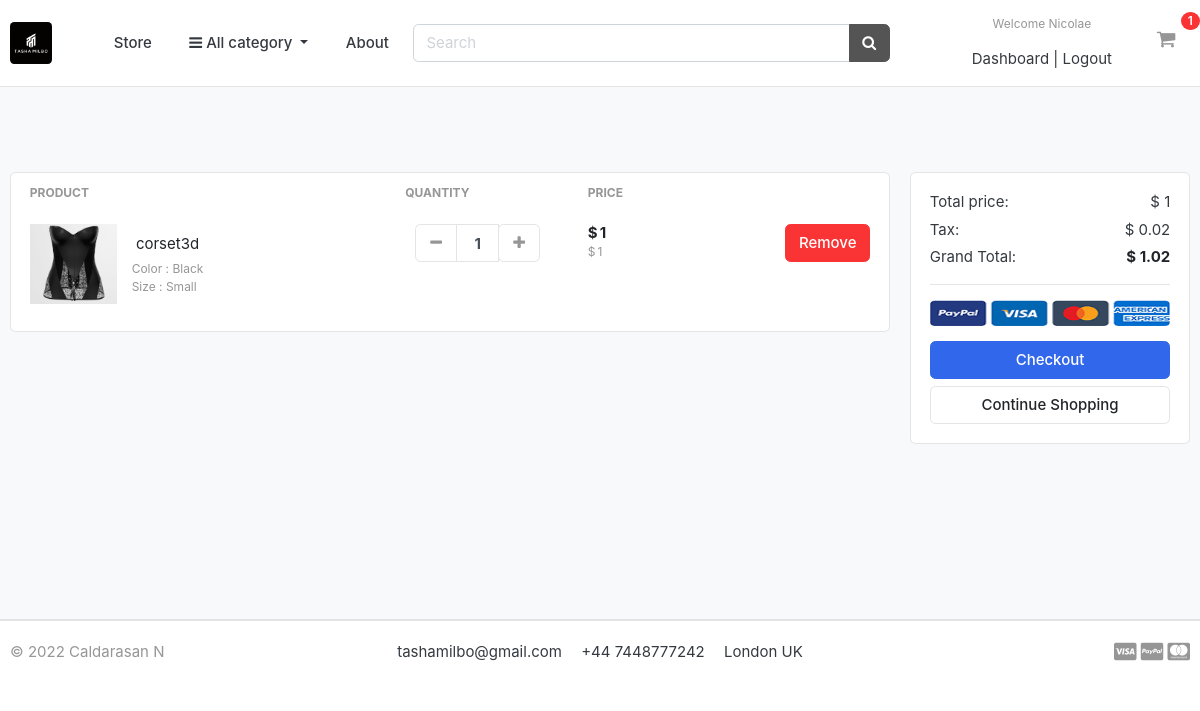
The app's page /cart/ (signed in), older data.
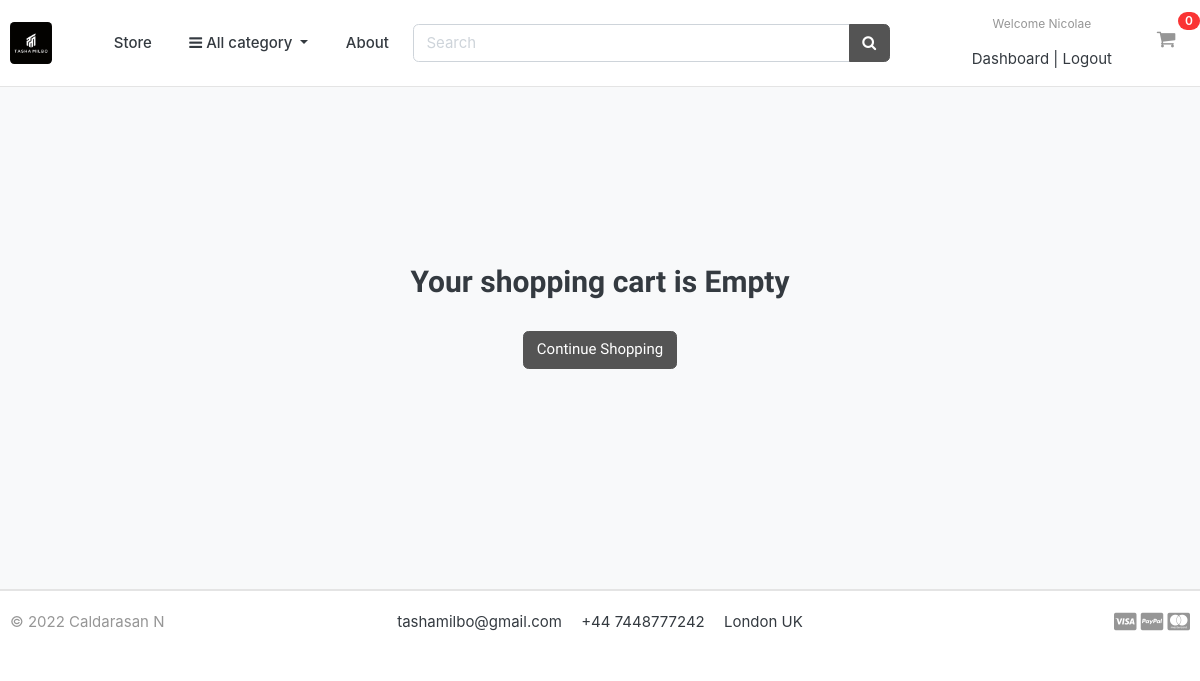
The same page, newer data.
### carts/models.py (models this page shows, shortened)
class CartItem(models.Model):
    user = models.ForeignKey(Account, on_delete=models.CASCADE, null=True)
    product = models.ForeignKey(Product, on_delete=models.CASCADE)
    variations = models.ManyToManyField(Variation, blank=True)
    cart = models.ForeignKey(Cart, on_delete=models.CASCADE, null=True)
    quantity = models.IntegerField()
    is_active = models.BooleanField(default=True)
    def sub_total(self):
        return self.product.price * self.quantity

### store/models.py (models this page shows, shortened)
class Product(models.Model):
    product_name = models.CharField(max_length=200, unique=True)
    slug = models.SlugField(max_length=200, unique=True)
    description = models.TextField(max_length=500, blank=True)
    price = models.IntegerField()
    images = models.ImageField(upload_to='photos/products')
    stock = models.IntegerField()
    is_available = models.BooleanField(default=True)
    category = models.ForeignKey(Category, on_delete=models.CASCADE)
    created_date = models.DateTimeField(auto_now_add=True)
    modified_date = models.DateTimeField(auto_now=True)
    def get_url(self):
        return reverse('product_detail', args=[self.category.slug, self.slug])

class Variation(models.Model):
    product = models.ForeignKey(Product, on_delete=models.CASCADE)
    variation_category = models.CharField(max_length=100, choices=variation_category_choice)
    variation_value = models.CharField(max_length=100)
    is_active = models.BooleanField(default=True)
    created_date = models.DateTimeField(auto_now=True)
    objects = VariationManager()

### carts/views.py (the view)
# urls.py: path('', views.cart, name='cart'),
def cart(request, total=0, quantity=0, cart_items=None):
    try:
        tax = 0
        grand_total = 0
        if request.user.is_authenticated:
            cart_items = CartItem.objects.filter(user=request.user, is_active=True)
        else:
            cart = Cart.objects.get(cart_id=_cart_id(request))
            cart_items = CartItem.objects.filter(cart=cart, is_active=True)
        for cart_item in cart_items:
            total += (cart_item.product.price * cart_item.quantity)
            quantity += cart_item.quantity
        tax = (2 * total)/100
        grand_total = total + tax
    except ObjectDoesNotExist:
        pass
    context = {
        'total': total,
        'quantity': quantity,
        'cart_items': cart_items,
        'tax': tax,
        'grand_total': grand_total,
    }
    return render(request, 'store/cart.html', context)

### carts/context_processors.py (called while the page is built)
def counter(request):
    cart_count = 0
    if 'admin' in request.path:
        return {}
    else:
        try:
            cart = Cart.objects.filter(cart_id=_cart_id(request))
            if request.user.is_authenticated:
                cart_items = CartItem.objects.all().filter(user=request.user)
            else:
                cart_items = CartItem.objects.all().filter(cart=cart[:1])
            for cart_item in cart_items:
                cart_count += cart_item.quantity
        except Cart.DoesNotExist:
            cart_count = 0
    return dict(cart_count=cart_count)

### carts/views.py (called while the page is built)
def _cart_id(request):
    cart = request.session.session_key
    if not cart:
        cart = request.session.create()
    return cart

### category/context_processors.py (called while the page is built)
def menu_links(request):
    links = Category.objects.all()
    return dict(links=links)

### category/models.py (called while the page is built)
    def get_url(self):
        return reverse('products_by_category', args=[self.slug])

### templates/store/cart.html (shortened to what the changed rows need)
{% extends 'base.html' %}
{% load static %}
{% block content %}
<section class="section-content padding-y bg">
    <div class="container">
    {% if not cart_items %}
    <br> <br> <br> <br> <br> <br>
     <h2 class="text-center">Your shopping cart is Empty</h2>
     <br>
     <div class="text-center">
        <a href="{% url 'store' %}" class="btn btn-secondary">Continue Shopping</a>
     </div>
     <br> <br>
    {% else %}
    <br> <br>
    <div class="row">
        <aside class="col-lg-9">
    <div class="card">
    <table class="table table-borderless table-shopping-cart">
    <thead class="text-muted">
    <tr class="small text-uppercase">
      <th scope="col">Product</th>
      <th scope="col" width="120">Quantity</th>
      <th scope="col" width="120">Price</th>
      <th scope="col" class="text-right" width="200"> </th>
    </tr>
    </thead>
    <tbody>
    {% for cart_item in cart_items %}
    <tr>
        <td>
            <figure class="itemside align-items-center">
                <div class="aside"><img src="{{cart_item.product.images.url}}" class="img-sm"></div>
                <figcaption class="info">
                    <a href="{{ cart_item.product.get_url }}" class="title text-dark">{{cart_item.product.product_name}}</a>
                    <p class="text-muted small">
                        {% if cart_item.variations.all %}
                            {% for item in cart_item.variations.all %}
                             {{ item.variation_category | capfirst }} : {{ item.variation_value | capfirst }} <br>
                             {% endfor %}
                        {% endif %}
                    </p>
                </figcaption>
            </figure>
        </td>
        <td>
                        <div class="col">
                            <div class="input-group input-spinner">
                                <div class="input-group-prepend">
                                <a href="{% url 'remove_cart' cart_item.product.id cart_item.id %}" class="btn btn-light" type="button" id="button-plus"> <i class="fa fa-minus"></i> </a>
                                </div>
                                <input type="text" class="form-control"  value="{{cart_item.quantity}}">
                                <div class="input-group-append">
                                    <form action="{% url 'add_cart' cart_item.product.id %}"method="POST">
                                        <button class="btn btn-light" type="submit" id="button-minus"> <i class="fa fa-plus"></i> </button>
                                    </form>
                            </div>
                            </div>
                        </div>
        </td>
        <td>
            <div class="price-wrap">
                <var class="price">$ {{cart_item.sub_total}} </var>
                <small class="text-muted"> $ {{cart_item.product.price}} </small>
            </div>
        </td>
        <td class="text-right">
        <a href="{% url 'remove_cart_item' cart_item.product.id cart_item.id %}" onclick="return confirm('Are you sure you want to delete this item?')" class="btn btn-danger"> Remove</a>
        </td>
    </tr>
   {% endfor %}
    </tbody>
    </table>
    </div>
        </aside>
        <aside class="col-lg-3">
            <div class="card">
            <div class="card-body">
                <dl class="dlist-align">
                  <dt>Total price:</dt>
                  <dd class="text-right">$ {{total}} </dd>
                </dl>
                <dl class="dlist-align">
                  <dt>Tax:</dt>
                  <dd class="text-right">$ {{tax}} </dd>
                </dl>
                <dl class="dlist-align">
                  <dt>Grand Total:</dt>
                  <dd class="text-right text-dark b"><strong>$ {{grand_total}} </strong></dd>
                </dl>
                <hr>
                <p class="text-center mb-3">
                    <img src="{% static './images/misc/payments.png' %}" height="26">
                </p>
                <a href="{% url 'checkout' %}" class="btn btn-primary btn-block"> Checkout </a>
                <a href="{% url 'store' %}" class="btn btn-light btn-block">Continue Shopping</a>
            </div>
            </div>
    </aside>
    </div>
    {% endif %}
    <br> <br> <br> <br> <br> <br>
    </div>
    </section>
{% endblock %}

### templates/includes/navbar.html (shortened to what this page needs)
{% load static %}
<header class="section-header">
    <section class="header-main border-bottom">
        <div class="container">
    <div class="row align-items-center">
        <div class="col-lg-1 col-md-3 col-6">
            <a href="{% url 'home' %}" class="brand-wrap">
                <img class="logo" src="{% static './images/logo.ico' %}">
            </a>
        </div>
        <a href="{% url 'store' %}" class="btn btn-transparent">Store</a>
        <div class="col-lg col-sm col-md col-6 flex-grow-0">
            <div class="category-wrap dropdown d-inline-block float-right">
                <button type="button" class="btn btn-transparent dropdown-toggle" data-toggle="dropdown">
                    <i class="fa fa-bars"></i> All category
                </button>
            </div>
        </div>
        <a href="{% url 'about' %}" class="btn btn-transparent">About</a>
        <div class="col-lg col-md-6 col-sm-12 col">
            <form action="{% url 'search' %}" class="search" method="GET">
                <div class="input-group w-100">
                    <input type="text" class="form-control" style="width:60%;" placeholder="Search" name="keyword">
                    <div class="input-group-append">
                      <button class="btn btn-secondary" type="submit">
                        <i class="fa fa-search"></i>
                      </button>
                    </div>
                </div>
            </form>
        </div>
        <div class="col-lg-3 col-sm-6 col-8 order-2 order-lg-3">
                    <div class="d-flex justify-content-end mb-3 mb-lg-0">
                        {% if user.id is None %}
                            <div class="widget-header">
                                <small class="title text-muted">Welcome guest!</small>
                                <div>
                                    <a href="{% url 'login' %}">Sign in</a> <span class="dark-transp"> | </span>
                                    <a href="{% url 'register' %}"> Register</a>
                                </div>
                            </div>
                        {% else %}
                        <div class="widget-header">
                            <small class="title text-muted">Welcome {{user.first_name}}</small>
                            <div>
                                <a href="{% url 'dashboard' %}">Dashboard</a> <span class="dark-transp"> | </span>
                                <a href="{% url 'logout' %}"> Logout</a>
                            </div>
                        </div>
                        {% endif %}
                        <a href="{% url 'cart' %}" class="widget-header pl-3 ml-3">
                            <div class="icon icon-sm"><i class="fa fa-shopping-cart"></i></div>
                            <span class="badge badge-pill badge-danger notify"> {{cart_count}} </span>
                        </a>
                    </div>
                </div>
    </div>
        </div>
    </section>
    </header>

Row changes from the older to the newer data that the page shows:
removed CartItem: product.images (picture), product.product_name "corset3d", quantity "1", sub_total "1", product.price "1"
no longer on this page (row unchanged): Variation: variation_category "Color", variation_value "Black"
no longer on this page (row unchanged): Variation: variation_category "Size", variation_value "Small"
Text that changed along with them:
{{ cart_count }}: "1" → "0"
{{ total }}: "1" → (not shown)
{{ tax }}: "0.02" → (not shown)
{{ grand_total }}: "1.02" → (not shown)
text no longer shown: "PRODUCT QUANTITY PRICE Total price: $ Tax: $ Grand Total: $ Checkout"
text now shown: "Your shopping cart is Empty"
